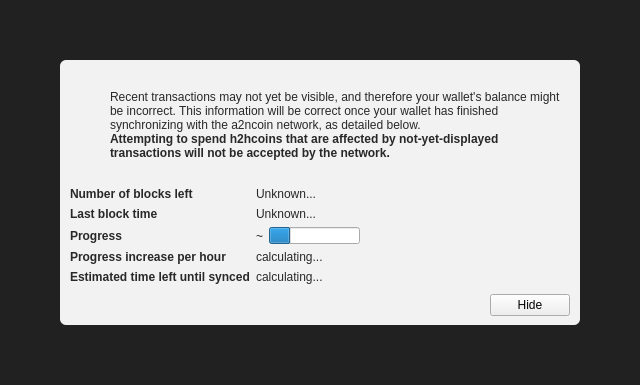
<?xml version="1.0" encoding="UTF-8"?>
<ui version="4.0">
 <class>ModalOverlay</class>
 <widget class="ModalOverlay" name="ModalOverlay">
  <property name="geometry">
   <rect>
    <x>0</x>
    <y>0</y>
    <width>640</width>
    <height>385</height>
   </rect>
  </property>
  <property name="windowTitle">
   <string>Form</string>
  </property>
  <layout class="QVBoxLayout" name="verticalLayout" stretch="0">
   <property name="sizeConstraint">
    <enum>QLayout::SetDefaultConstraint</enum>
   </property>
   <property name="leftMargin">
    <number>0</number>
   </property>
   <property name="topMargin">
    <number>0</number>
   </property>
   <property name="rightMargin">
    <number>0</number>
   </property>
   <property name="bottomMargin">
    <number>0</number>
   </property>
   <item>
    <widget class="QWidget" name="bgWidget" native="true">
     <property name="styleSheet">
      <string notr="true">#bgWidget { background: rgba(0,0,0,220); }</string>
     </property>
     <layout class="QVBoxLayout" name="verticalLayoutMain" stretch="1">
      <property name="leftMargin">
       <number>60</number>
      </property>
      <property name="topMargin">
       <number>60</number>
      </property>
      <property name="rightMargin">
       <number>60</number>
      </property>
      <property name="bottomMargin">
       <number>60</number>
      </property>
      <item>
       <widget class="QWidget" name="contentWidget" native="true">
        <property name="styleSheet">
         <string notr="true">#contentWidget { background: rgba(255,255,255,240); border-radius: 6px; }

QLabel { color: rgb(40,40,40);  }</string>
        </property>
        <layout class="QVBoxLayout" name="verticalLayoutSub" stretch="1,0,0,0">
         <property name="spacing">
          <number>0</number>
         </property>
         <property name="leftMargin">
          <number>10</number>
         </property>
         <property name="topMargin">
          <number>10</number>
         </property>
         <property name="rightMargin">
          <number>10</number>
         </property>
         <property name="bottomMargin">
          <number>10</number>
         </property>
         <item>
          <layout class="QHBoxLayout" name="horizontalLayoutIconText" stretch="0,1">
           <property name="topMargin">
            <number>20</number>
           </property>
           <item>
            <layout class="QVBoxLayout" name="verticalLayoutIcon">
             <property name="leftMargin">
              <number>0</number>
             </property>
             <item>
              <widget class="QPushButton" name="warningIcon">
               <property name="enabled">
                <bool>false</bool>
               </property>
               <property name="text">
                <string/>
               </property>
               <property name="icon">
                <iconset>
                 <normaloff>:/icons/warning</normaloff>
                 <disabledoff>:/icons/warning</disabledoff>:/icons/warning</iconset>
               </property>
               <property name="iconSize">
                <size>
                 <width>48</width>
                 <height>48</height>
                </size>
               </property>
               <property name="flat">
                <bool>true</bool>
               </property>
              </widget>
             </item>
             <item>
              <spacer name="verticalSpacerWarningIcon">
               <property name="orientation">
                <enum>Qt::Vertical</enum>
               </property>
               <property name="sizeHint" stdset="0">
                <size>
                 <width>20</width>
                 <height>40</height>
                </size>
               </property>
              </spacer>
             </item>
            </layout>
           </item>
           <item>
            <layout class="QVBoxLayout" name="verticalLayoutInfoText">
             <property name="leftMargin">
              <number>0</number>
             </property>
             <property name="topMargin">
              <number>0</number>
             </property>
             <item>
              <widget class="QLabel" name="infoText">
               <property name="text">
                <string>Recent transactions may not yet be visible, and therefore your wallet's balance might be incorrect. This information will be correct once your wallet has finished synchronizing with the a2ncoin network, as detailed below.</string>
               </property>
               <property name="textFormat">
                <enum>Qt::RichText</enum>
               </property>
               <property name="wordWrap">
                <bool>true</bool>
               </property>
              </widget>
             </item>
             <item>
              <widget class="QLabel" name="infoTextStrong">
               <property name="font">
                <font>
                 <weight>75</weight>
                 <bold>true</bold>
                </font>
               </property>
               <property name="text">
                <string>Attempting to spend h2hcoins that are affected by not-yet-displayed transactions will not be accepted by the network.</string>
               </property>
               <property name="textFormat">
                <enum>Qt::RichText</enum>
               </property>
               <property name="wordWrap">
                <bool>true</bool>
               </property>
              </widget>
             </item>
             <item>
              <spacer name="verticalSpacerInTextSpace">
               <property name="orientation">
                <enum>Qt::Vertical</enum>
               </property>
               <property name="sizeHint" stdset="0">
                <size>
                 <width>20</width>
                 <height>40</height>
                </size>
               </property>
              </spacer>
             </item>
            </layout>
           </item>
          </layout>
         </item>
         <item>
          <spacer name="verticalSpacerAfterText">
           <property name="orientation">
            <enum>Qt::Vertical</enum>
           </property>
           <property name="sizeHint" stdset="0">
            <size>
             <width>20</width>
             <height>40</height>
            </size>
           </property>
          </spacer>
         </item>
         <item>
          <layout class="QFormLayout" name="formLayout">
           <property name="fieldGrowthPolicy">
            <enum>QFormLayout::FieldsStayAtSizeHint</enum>
           </property>
           <property name="horizontalSpacing">
            <number>6</number>
           </property>
           <property name="verticalSpacing">
            <number>6</number>
           </property>
           <property name="topMargin">
            <number>10</number>
           </property>
           <item row="0" column="0">
            <widget class="QLabel" name="labelNumberOfBlocksLeft">
             <property name="font">
              <font>
               <weight>75</weight>
               <bold>true</bold>
              </font>
             </property>
             <property name="text">
              <string>Number of blocks left</string>
             </property>
            </widget>
           </item>
           <item row="0" column="1">
            <widget class="QLabel" name="numberOfBlocksLeft">
             <property name="text">
              <string>Unknown...</string>
             </property>
            </widget>
           </item>
           <item row="1" column="0">
            <widget class="QLabel" name="labelLastBlockTime">
             <property name="font">
              <font>
               <weight>75</weight>
               <bold>true</bold>
              </font>
             </property>
             <property name="text">
              <string>Last block time</string>
             </property>
            </widget>
           </item>
           <item row="1" column="1">
            <widget class="QLabel" name="newestBlockDate">
             <property name="sizePolicy">
              <sizepolicy hsizetype="Maximum" vsizetype="Preferred">
               <horstretch>0</horstretch>
               <verstretch>0</verstretch>
              </sizepolicy>
             </property>
             <property name="text">
              <string>Unknown...</string>
             </property>
            </widget>
           </item>
           <item row="2" column="0">
            <widget class="QLabel" name="labelSyncDone">
             <property name="font">
              <font>
               <weight>75</weight>
               <bold>true</bold>
              </font>
             </property>
             <property name="text">
              <string>Progress</string>
             </property>
            </widget>
           </item>
           <item row="2" column="1">
            <layout class="QHBoxLayout" name="horizontalLayoutSync" stretch="0,1">
             <item>
              <widget class="QLabel" name="percentageProgress">
               <property name="text">
                <string notr="true">~</string>
               </property>
              </widget>
             </item>
             <item>
              <widget class="QProgressBar" name="progressBar">
               <property name="value">
                <number>24</number>
               </property>
               <property name="format">
                <string/>
               </property>
              </widget>
             </item>
            </layout>
           </item>
           <item row="4" column="0">
            <widget class="QLabel" name="labelProgressIncrease">
             <property name="font">
              <font>
               <weight>75</weight>
               <bold>true</bold>
              </font>
             </property>
             <property name="text">
              <string>Progress increase per hour</string>
             </property>
            </widget>
           </item>
           <item row="4" column="1">
            <widget class="QLabel" name="progressIncreasePerH">
             <property name="text">
              <string>calculating...</string>
             </property>
            </widget>
           </item>
           <item row="5" column="0">
            <widget class="QLabel" name="labelEstimatedTimeLeft">
             <property name="font">
              <font>
               <weight>75</weight>
               <bold>true</bold>
              </font>
             </property>
             <property name="text">
              <string>Estimated time left until synced</string>
             </property>
            </widget>
           </item>
           <item row="5" column="1">
            <widget class="QLabel" name="expectedTimeLeft">
             <property name="text">
              <string>calculating...</string>
             </property>
            </widget>
           </item>
          </layout>
         </item>
         <item>
          <layout class="QHBoxLayout" name="horizontalLayoutButtons">
           <property name="leftMargin">
            <number>10</number>
           </property>
           <property name="topMargin">
            <number>10</number>
           </property>
           <item>
            <spacer name="horizontalSpacer">
             <property name="orientation">
              <enum>Qt::Horizontal</enum>
             </property>
             <property name="sizeHint" stdset="0">
              <size>
               <width>40</width>
               <height>20</height>
              </size>
             </property>
            </spacer>
           </item>
           <item>
            <widget class="QPushButton" name="closeButton">
             <property name="text">
              <string>Hide</string>
             </property>
            </widget>
           </item>
          </layout>
         </item>
        </layout>
       </widget>
      </item>
     </layout>
    </widget>
   </item>
  </layout>
 </widget>
 <customwidgets>
  <customwidget>
   <class>ModalOverlay</class>
   <extends>QWidget</extends>
   <header>modaloverlay.h</header>
   <container>1</container>
  </customwidget>
 </customwidgets>
 <resources/>
 <connections/>
</ui>
